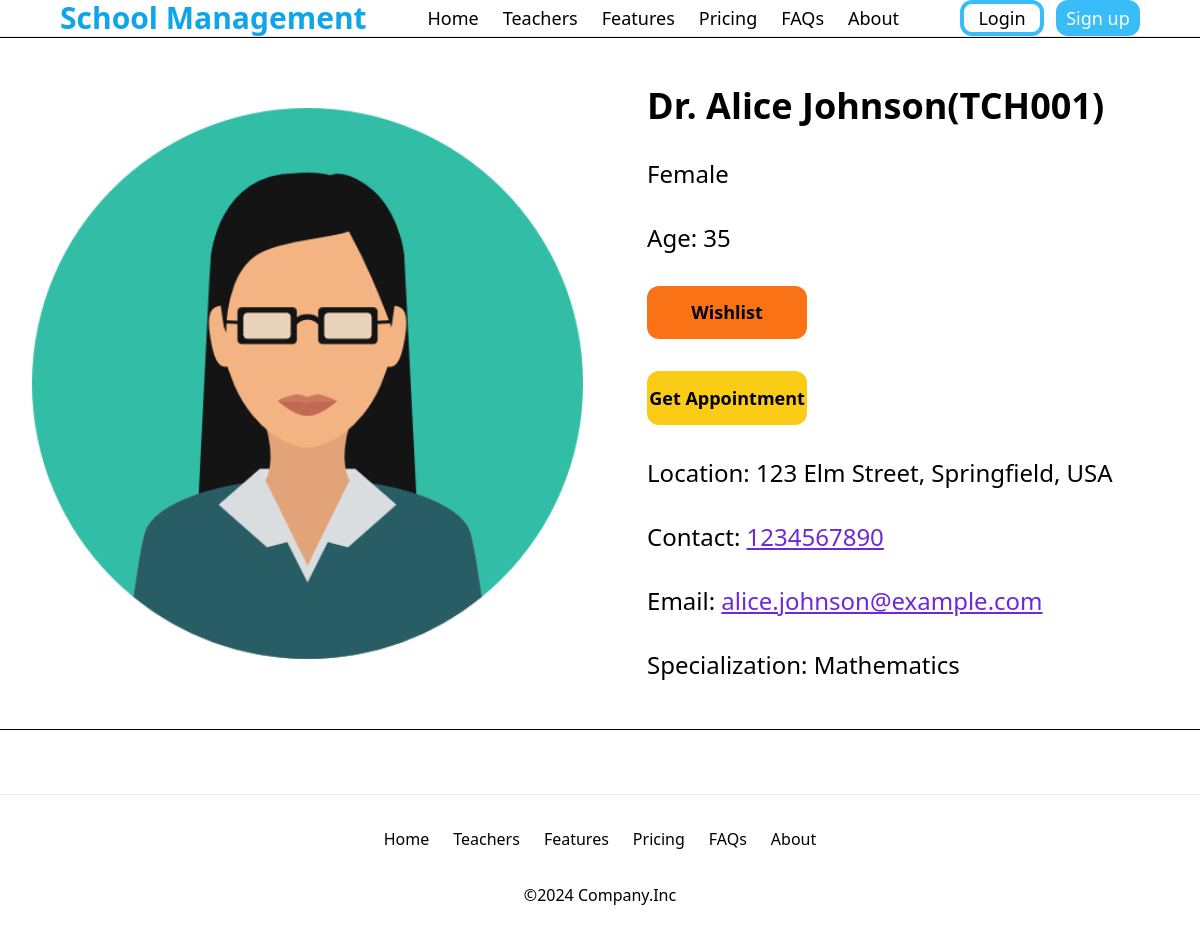
Page /teachers/Alice Johnson on the committed database.
### myapp/models.py (models this page shows, shortened)
class Teacher(models.Model):
    name = models.CharField(max_length=50)
    gender = models.CharField(choices=[('M','male'),('F','female'),('O','other')],max_length=1)
    age = models.PositiveIntegerField()
    specialization = models.CharField(max_length=50)
    experience = models.PositiveIntegerField()
    location = models.TextField()
    contact = models.CharField(max_length=15)
    email = models.EmailField()
    registration_no = models.CharField(max_length=50,unique=True)

### myapp/views.py (the view)
# urls.py: path('teachers/<str:name>',views.teacher,name='teacher')
def teacher(request,name):
    teacher = Teacher.objects.filter(name = name).first()
    if teacher:
        related = Teacher.objects.filter(specialization = teacher.specialization).exclude(name = name)
    else:
        related = []
    return render(request,'teacher.html',{ 'teacher': teacher, 'related_teachers': related })

### templates/teacher.html (shortened to what this page needs)
{% extends "index.html" %}
{% load static %}
{% block content %}
<div class="flex flex-col min-h-[80dvh] w-[100dvw]">
    <div class="flex items-center justify-center gap-[2rem] p-[2rem] border-b-[1px] border-black">
        <img class="h-1/2 w-1/2 basis-1/2"
        src={% if teacher.get_gender_display == "male" %}
        "{% static "images/avatar_male.png" %}"
        {% else %}
        "{% static "images/avatar_female.png" %}"
        {% endif %} alt="{{ teacher.name }}">
        <div class="flex flex-col basis-1/2 gap-[2rem] p-[1rem_2rem]">
            <div class="text-4xl font-bold">Dr. {{ teacher.name }}({{ teacher.registration_no }})</div>
            <div class="text-2xl capitalize">{{ teacher.get_gender_display }}</div>
            <div class="text-2xl">Age: {{ teacher.age }}</div>
            <div class="bg-orange-500 font-semibold text-lg w-[10rem] text-center py-[.8rem] rounded-xl">Wishlist</div>
            <div class="bg-yellow-400 font-semibold text-lg w-[10rem] text-center py-[.8rem] rounded-xl">Get Appointment</div>
            <div class="text-2xl">Location: {{ teacher.location }}</div>
            <a href="tel:{{ teacher.contact }}" class="text-2xl">Contact: <span class="text-violet-700 underline">{{ teacher.contact }}</span></a>
            <a href="mailto:{{ teacher.email }}" class="text-2xl">Email: <span class="text-violet-700 underline">{{ teacher.email }}</span></a>
            <div class="text-2xl">Specialization: {{ teacher.specialization }}</div>
        </div>
    </div>
    <div class="scroll flex gap-[2rem] p-[2rem] overflow-x-scroll">
    </div>
</div>
{% endblock content %}

### rows in the picture
Teacher: name "Alice Johnson", registration_no "TCH001", gender "Female", age "35", location "123 Elm Street, Springfield, USA", contact "1234567890", email "alice.johnson@example.com", specialization "Mathematics"
